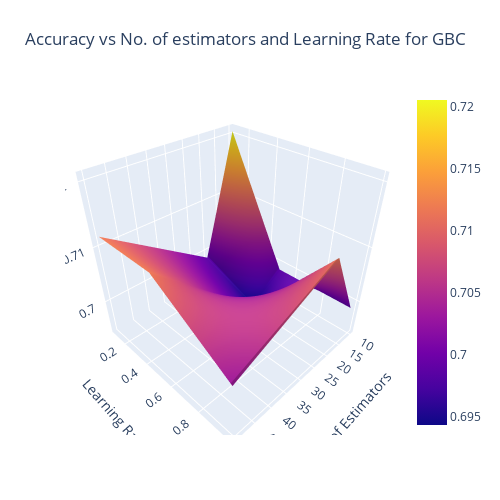
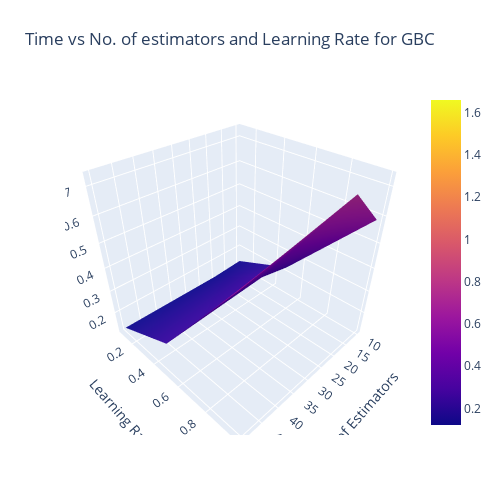

Source (notebook cell) for these figures, in order:
### Code cell
print(f"Best no. of estimators for GradientBoostingClassifier: {best_no_tree_gb_classifier}")
print(f"Best learning rate for GradientBoostingClassifier: {best_learning_rate_gb_classifier}")
print(f"Best accuracy for GradientBoostingClassifier: {best_accuracy_gb_classifier}")

fig = go.Figure(data=[go.Surface(z=accuracy_gb_classifier[:,0].reshape(len(no_trees), len(learning_rates)), x=no_trees, y=learning_rates)])
fig.update_layout(
    title='Accuracy vs No. of estimators and Learning Rate for GBC',
    autosize=False,
    width=500,
    height=500,
    margin=dict(l=65, r=50, b=65, t=90),
    scene=dict(
        xaxis_title='No. of Estimators',
        yaxis_title='Learning Rate',
        zaxis_title='Accuracy',
    )
)
fig.show()

fig = go.Figure(data=[go.Surface(z=time_gb_classifier[:,0].reshape(len(no_trees), len(learning_rates)), x=no_trees, y=learning_rates)])
fig.update_layout(
    title='Time vs No. of estimators and Learning Rate for GBC',
    autosize=False,
    width=500,
    height=500,
    margin=dict(l=65, r=50, b=65, t=90),
    scene=dict(
        xaxis_title='No. of Estimators',
        yaxis_title='Learning Rate',
        zaxis_title='Time'
    )
)
fig.show()

### Figure 1 — Plotly figure (JSON) as saved in the notebook; plotly's stock layout.template omitted (floating-point values rounded to 4 significant figures)
{"data": [{"type": "surface", "x": [10, 20, 50, 100], "y": [0.1, 0.5, 1], "z": [[0.7205, 0.6987, 0.7118], [0.6987, 0.6943, 0.7118], [0.6987, 0.7118, 0.7031], [0.6987, 0.7031, 0.6987]]}], "layout": {"autosize": false, "height": 500, "margin": {"b": 65, "l": 65, "r": 50, "t": 90}, "scene": {"xaxis": {"title": {"text": "No. of Estimators"}}, "yaxis": {"title": {"text": "Learning Rate"}}, "zaxis": {"title": {"text": "Accuracy"}}}, "title": {"text": "Accuracy vs No. of estimators and Learning Rate for GBC"}, "width": 500}}

### Figure 2 — Plotly figure (JSON) as saved in the notebook; plotly's stock layout.template omitted (floating-point values rounded to 4 significant figures)
{"data": [{"type": "surface", "x": [10, 20, 50, 100], "y": [0.1, 0.5, 1], "z": [[0.1296, 0.1212, 0.1234], [0.2333, 0.2636, 0.2394], [0.594, 0.7362, 0.6606], [1.454, 1.659, 1.314]]}], "layout": {"autosize": false, "height": 500, "margin": {"b": 65, "l": 65, "r": 50, "t": 90}, "scene": {"xaxis": {"title": {"text": "No. of Estimators"}}, "yaxis": {"title": {"text": "Learning Rate"}}, "zaxis": {"title": {"text": "Time"}}}, "title": {"text": "Time vs No. of estimators and Learning Rate for GBC"}, "width": 500}}
